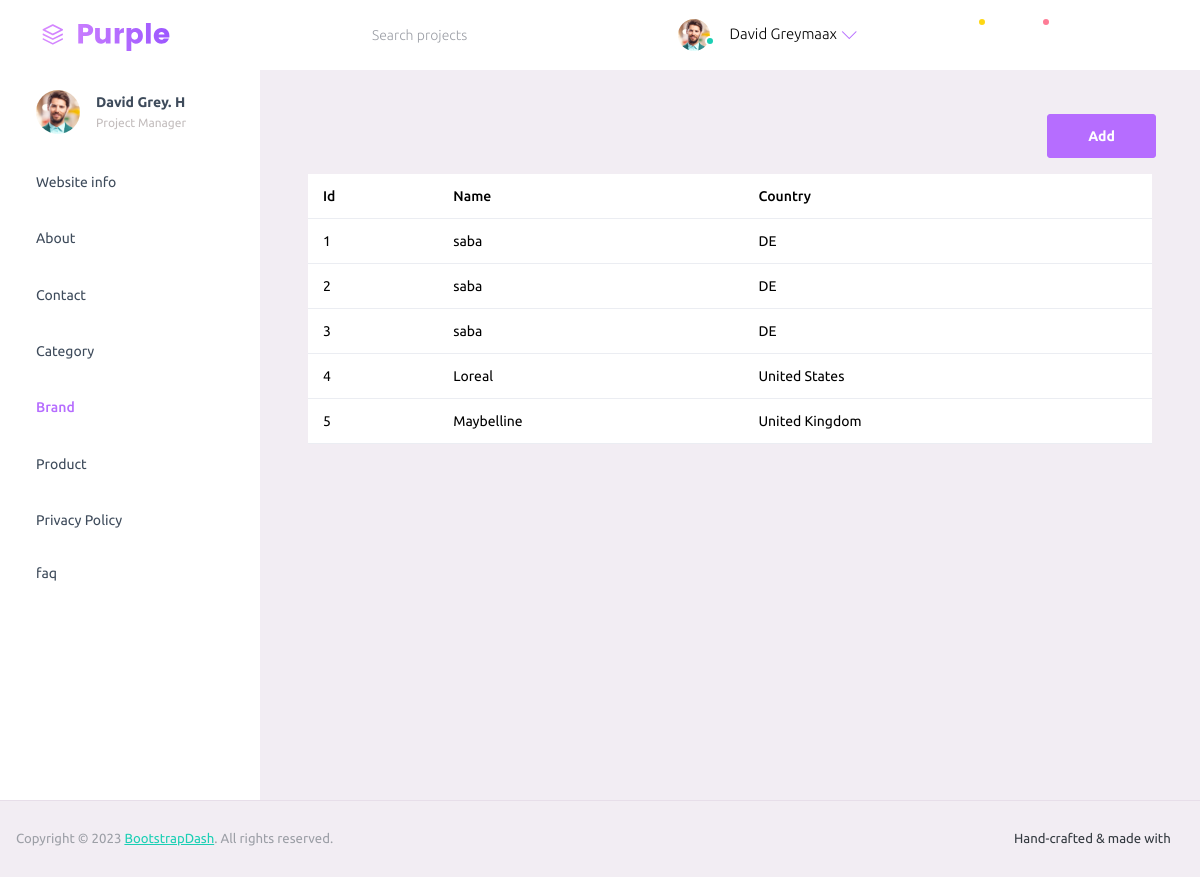
The app's page /Admin/src/show_brand.php, older data.
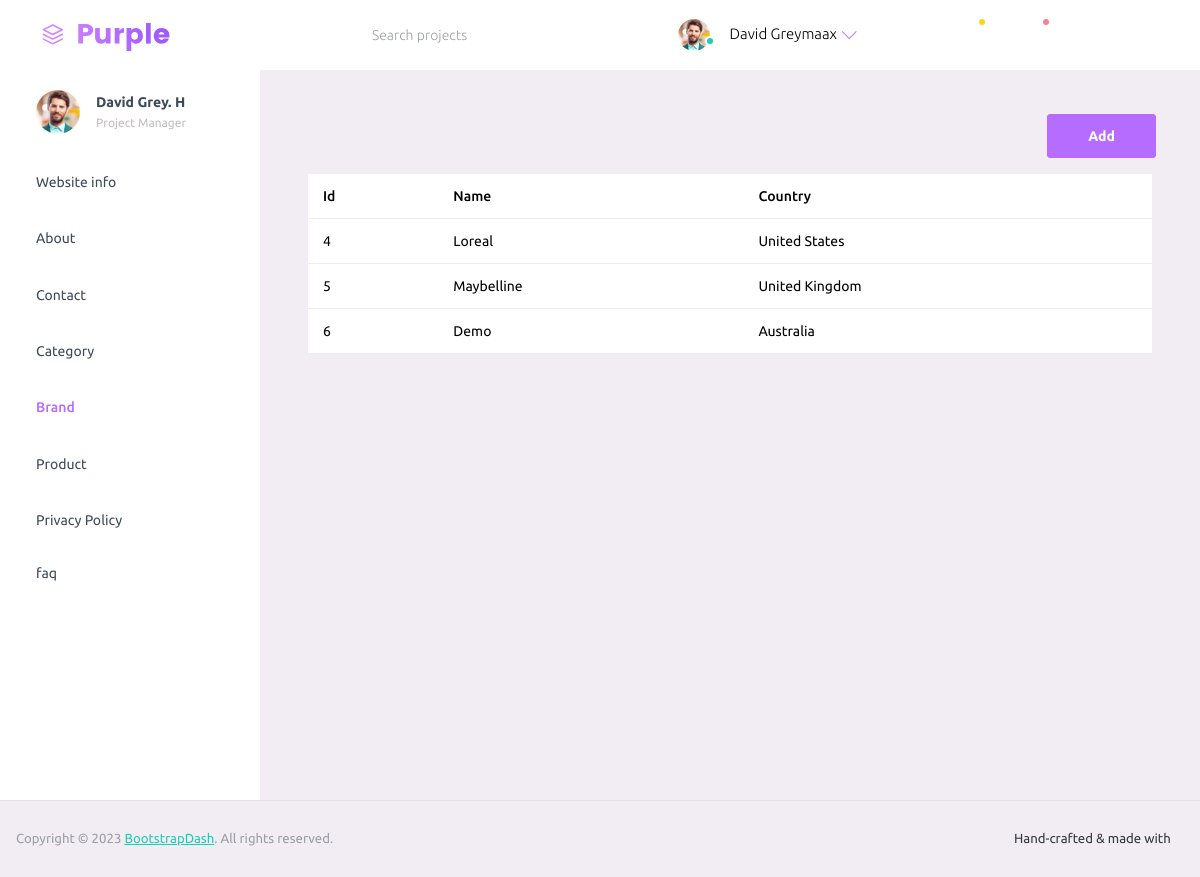
The same page, newer data.
### tables this page shows
CREATE TABLE `brand` (
  `Id` int(11) NOT NULL,
  `Name` varchar(100) NOT NULL,
  `Country` varchar(100) NOT NULL,
  `Record Insertion Time` varchar(40) NOT NULL DEFAULT current_timestamp()
);

### Admin/src/show_brand.php (the view)
<?php
include('header.php');
?>
 <?php
    include('_navbar.php');
    ?>
    <div class="container-fluid page-body-wrapper">
        <?php
        include('_sidebar.php');
        ?>
         <div class="main-panel">
          <div class="content-wrapper">
          <div class="d-grid gap-2 d-md-flex justify-content-md-end">
  <a class="btn btn-primary me-md-2" href="brand.php"type="button">Add</a>
</div>
            <div class="container-fluid my-3">
                <table class="table table-border">
                    <thead>
                        <tr>
                            <th>Id</th>
                            <th>Name</th>
                            <th>Country</th>
                        </tr>
                    </thead>
                <?php
                $run_Query = mysqli_query($con, "SELECT * FROM `brand`");
                if (mysqli_num_rows($run_Query) ==0 ) {?>
                    <tr>
                        <td colspan="9">No Data Found</td>
                    </tr>
               <?php } else {
                 while($fetch =mysqli_fetch_array($run_Query)){?>
                    <tr>
                        <td><?php echo $fetch['0']?></td>
                        <td><?php echo $fetch['1']?></td>
                        <td><?php echo $fetch['2']?></td>
                    </tr>
                 <?php }
                }
                ?>
                </table>
            </div>
</div>
</div>
</div>
          <?php
        include('footer.php');
        ?>

### Admin/src/header.php (shortened to what this page needs)
<!DOCTYPE html>
<html lang="en">
  <head>
    <link rel="stylesheet" href="assets/vendors/mdi/css/materialdesignicons.min.css">
    <link rel="stylesheet" href="assets/vendors/ti-icons/css/themify-icons.css">
    <link rel="stylesheet" href="assets/vendors/css/vendor.bundle.base.css">
    <link rel="stylesheet" href="assets/vendors/font-awesome/css/font-awesome.min.css">
    <link rel="stylesheet" href="assets/vendors/font-awesome/css/font-awesome.min.css" />
    <link rel="stylesheet" href="assets/vendors/bootstrap-datepicker/bootstrap-datepicker.min.css">
    <link rel="stylesheet" href="assets/css/style.css">
  </head>

### Admin/src/_navbar.php (shortened to what this page needs)
<nav class="navbar default-layout-navbar col-lg-12 col-12 p-0 fixed-top d-flex flex-row">
  <div class="text-center navbar-brand-wrapper d-flex align-items-center justify-content-start">
    <a class="navbar-brand brand-logo" href="../index.php"><img src="./assets/images/logo.svg" alt="logo" /></a>
  </div>
  <div class="navbar-menu-wrapper d-flex align-items-stretch">
    <button class="navbar-toggler navbar-toggler align-self-center" type="button" data-toggle="minimize">
      <span class="mdi mdi-menu"></span>
    </button>
    <div class="search-field d-none d-md-block">
      <form class="d-flex align-items-center h-100" action="#">
        <div class="input-group">
          <div class="input-group-prepend bg-transparent">
            <i class="input-group-text border-0 mdi mdi-magnify"></i>
          </div>
          <input type="text" class="form-control bg-transparent border-0" placeholder="Search projects">
        </div>
      </form>
    </div>
    <ul class="navbar-nav navbar-nav-right">
      <li class="nav-item nav-profile dropdown">
        <a class="nav-link dropdown-toggle" id="profileDropdown" href="#" data-bs-toggle="dropdown" aria-expanded="false">
          <div class="nav-profile-img">
            <img src="./assets/images/faces/face1.jpg" alt="image">
            <span class="availability-status online"></span>
          </div>
          <div class="nav-profile-text">
            <p class="mb-1 text-black">David Greymaax</p>
          </div>
        </a>
      </li>
      <li class="nav-item d-none d-lg-block full-screen-link">
        <a class="nav-link">
          <i class="mdi mdi-fullscreen" id="fullscreen-button"></i>
        </a>
      </li>
      <li class="nav-item dropdown">
        <a class="nav-link count-indicator dropdown-toggle" id="messageDropdown" href="#" data-bs-toggle="dropdown" aria-expanded="false">
          <i class="mdi mdi-email-outline"></i>
          <span class="count-symbol bg-warning"></span>
        </a>
      </li>
      <li class="nav-item dropdown">
        <a class="nav-link count-indicator dropdown-toggle" id="notificationDropdown" href="#" data-bs-toggle="dropdown">
          <i class="mdi mdi-bell-outline"></i>
          <span class="count-symbol bg-danger"></span>
        </a>
      </li>
      <li class="nav-item nav-logout d-none d-lg-block">
        <a class="nav-link" href="#">
          <i class="mdi mdi-power"></i>
        </a>
      </li>
      <li class="nav-item nav-settings d-none d-lg-block">
        <a class="nav-link" href="#">
          <i class="mdi mdi-format-line-spacing"></i>
        </a>
      </li>
    </ul>
  </div>
</nav>

### Admin/src/_sidebar.php (shortened to what this page needs)
<nav class="sidebar sidebar-offcanvas" id="sidebar">
  <ul class="nav">
    <li class="nav-item nav-profile">
      <a href="index.php" class="nav-link">
        <div class="nav-profile-image">
          <img src="./assets/images/faces/face1.jpg" alt="profile" />
        </div>
        <div class="nav-profile-text d-flex flex-column">
          <span class="font-weight-bold mb-2">David Grey. H</span>
          <span class="text-secondary text-small">Project Manager</span>
        </div>
        <i class="mdi mdi-bookmark-check text-success nav-profile-badge"></i>
      </a>
    </li>
    <li class="nav-item">
      <a class="nav-link" href="show_webinfo.php">
        <span class="menu-title">Website info</span>
        <i class="mdi mdi-home menu-icon"></i>
      </a>
    </li>
    <li class="nav-item">
      <a class="nav-link"  href="show_about.php">
        <span class="menu-title">About</span>
        <i class="menu-arrow"></i>
        <i class="mdi mdi-crosshairs-gps menu-icon"></i>
      </a>
    </li>
    <li class="nav-item">
      <a class="nav-link"  href="contact.php">
        <span class="menu-title">Contact</span>
        <i class="mdi mdi-contacts menu-icon"></i>
      </a>
    </li>
    <li class="nav-item">
      <a class="nav-link" href="show_ct.php">
        <span class="menu-title">Category</span>
        <i class="mdi mdi-format-list-bulleted menu-icon"></i>
      </a>
    </li>
    <li class="nav-item">
      <a class="nav-link"  href="show_brand.php">
        <span class="menu-title">Brand</span>
        <i class="mdi mdi-chart-bar menu-icon"></i>
      </a>
    </li>
    <li class="nav-item">
      <a class="nav-link" href="showproduct.php">
        <span class="menu-title">Product</span>
        <i class="mdi mdi-table-large menu-icon"></i>
      </a>
    </li>
    <li class="nav-item">
      <a class="nav-link" href="show_pp.php" aria-controls="auth">
        <span class="menu-title">Privacy Policy</span>
        <i class="menu-arrow"></i>
        <i class="mdi mdi-lock menu-icon"></i>
      </a>
    </li>
    <li class="nav-item">
      <a class="nav-link" href="show_faq.php">
        <span class="menu-title">faq</span>
      </a>
    </li>
  </ul>
</nav>

### Admin/src/footer.php (shortened to what this page needs)
  <footer class="footer">
            <div class="d-sm-flex justify-content-center justify-content-sm-between">
              <span class="text-muted text-center text-sm-left d-block d-sm-inline-block">Copyright © 2023 <a href="https://www.bootstrapdash.com/" target="_blank">BootstrapDash</a>. All rights reserved.</span>
              <span class="float-none float-sm-right d-block mt-1 mt-sm-0 text-center">Hand-crafted & made with <i class="mdi mdi-heart text-danger"></i></span>
            </div>
          </footer>
  </body>
</html>

Row changes from the older to the newer data that the page shows:
removed brand: Id "1", Name "saba", Country "DE"
removed brand: Id "2", Name "saba", Country "DE"
removed brand: Id "3", Name "saba", Country "DE"
added brand: Id "6", Name "Demo", Country "Australia"
